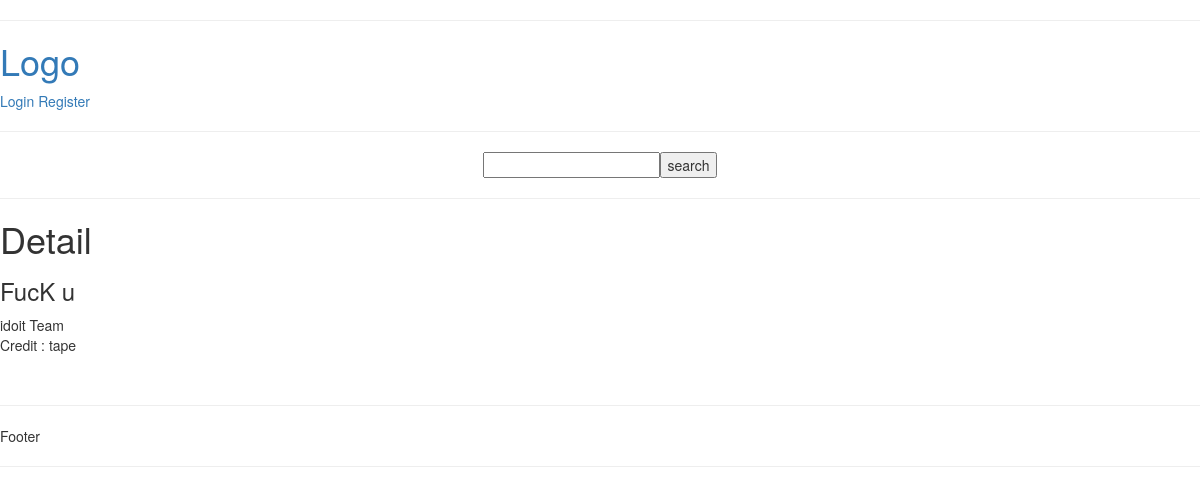
The app's page /blog/16/, older data.
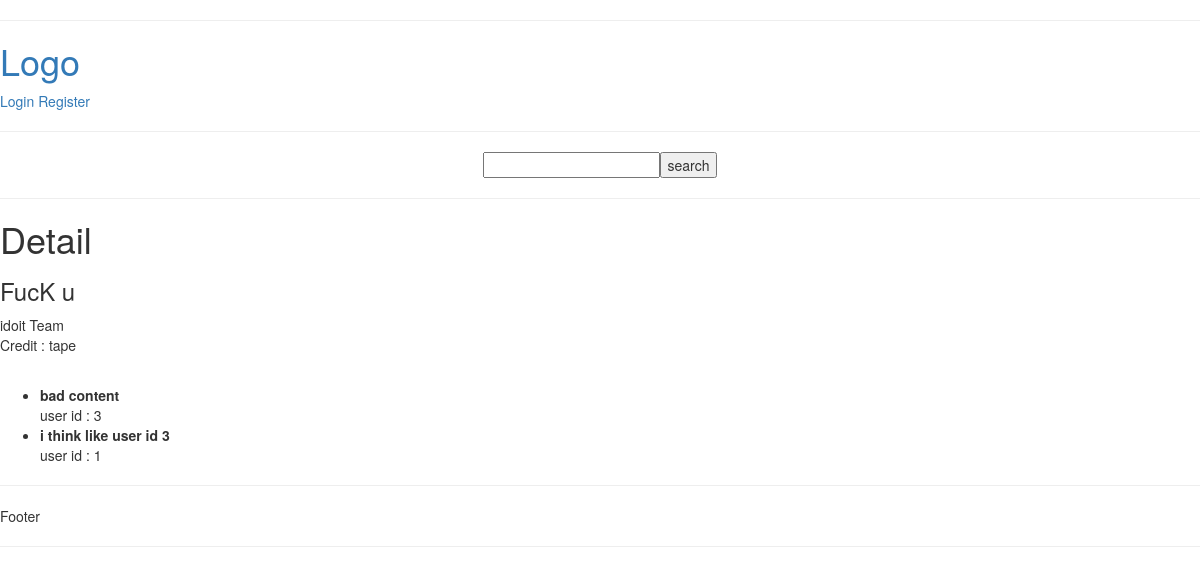
The same page, newer data.
### blog/models.py (models this page shows, shortened)
class Comment(models.Model):
    user = models.ForeignKey(User, on_delete=models.CASCADE, default=1)
    content = models.ForeignKey(Blog, on_delete=models.CASCADE)
    comment = models.CharField(max_length=100)
    created_at = models.DateTimeField(auto_now_add=True)

### blog/views.py (the view)
# urls.py: path('<int:pk>/', views.detail, name='detail'),
def detail(request,pk):
    blog = get_object_or_404(Blog, pk=pk)
    user_check = get_object_or_404(User, pk=blog.user_id) # get name user
    if((request.user.has_perm('blog.change_blog') and str(user_check.username) == str(request.user)) or 'admin' == str(request.user)):
        edit = True
    else:
        edit = False
    print('blog.user_id :', blog.user_id)
    print('blog.title :',blog.title)
    print('blog.title :',blog.content)
    return render(request, 'blog/detail.html', {'blog': blog, 'credit':user_check.username ,'edit': edit, 'user':{ 'user_name': request.user ,'status_login': sessionResult(request)}})

### blog/views.py (called while the page is built)
def sessionResult(request):
    if request.session.keys():
        return True
    else:
        return False

### blog/templates/blog/detail.html (shortened to what this page needs)
{% extends 'base_layout.html' %}
{% block content %}
<div>
    <h1>Detail</h1>
    <h3>{{ blog.title }}</h3>
    <div>
        {{ blog.content }}
    </div>
    <p>Credit : {{credit}}</p>
    <br>
    <ul>
    {% for comment in blog.comment_set.all %}
        <li style="font-weight: bold">{{ comment.comment }}</li>user id : {{ comment.user_id }}
    {% endfor %}
</div>
{% endblock %}

Row changes from the older to the newer data that the page shows:
added Comment: comment "bad content", user_id "3"
added Comment: comment "i think like user id 3", user_id "1"
